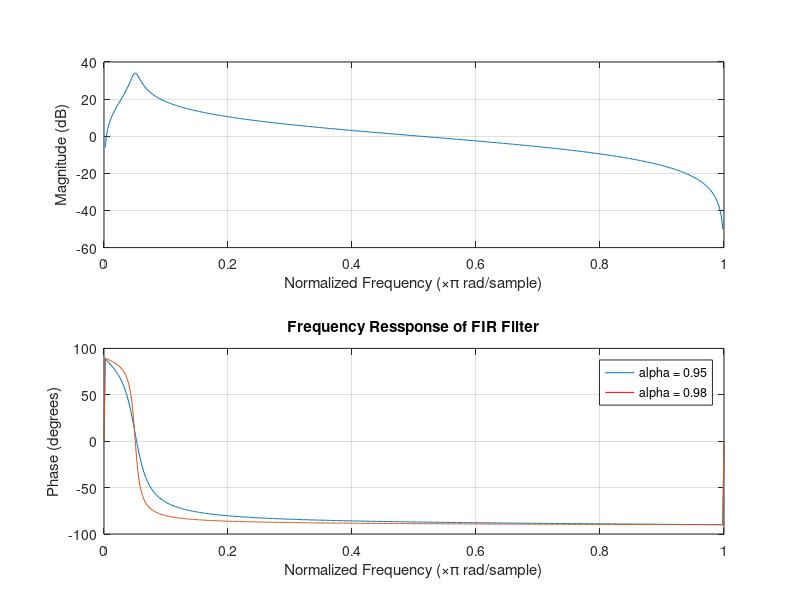
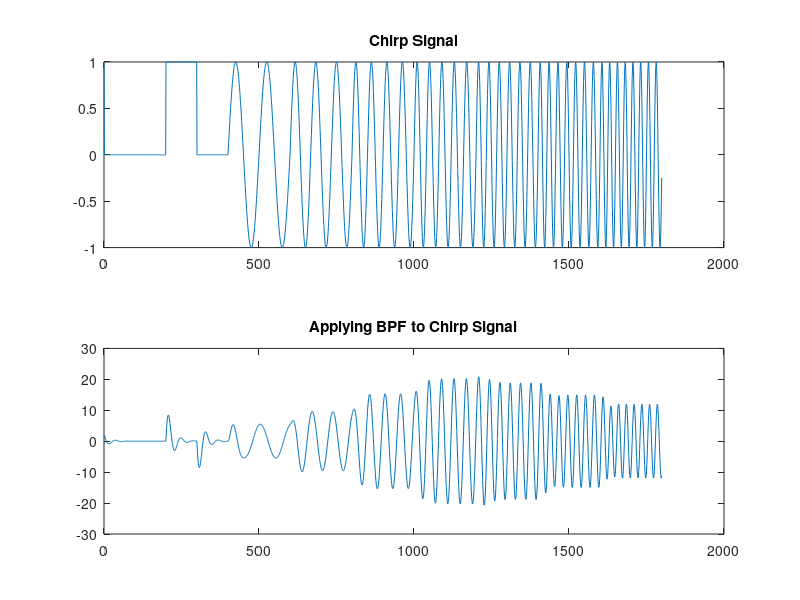

Recreate these plots in MATLAB, in order.
clear 
close all 

%parameters for tuning IIR filter coeffs
alpha1 = 0.95;
alpha2 = 0.98;

%center frequency 
w0 = pi / 20;

x_struct  = load('filter_test_segments.mat');     %filter_test_segments placed in struct x_struct
x_extracted = x_struct.x;                         %extracting member x from struct which holds chirp signal coeffs

%matrix to hold filter coefficients
a1 = [1     -1*2*alpha1*cos(w0)     alpha1^2];    %using alpha1
a2 = [1     -1*2*alpha2*cos(w0)     alpha2^2];    %using alpha2
b =  [1           0                  -1    ];

%----------------implementing 2nd order difference equation-----------------
%variables to hold sequence values and their delays
%instantiated to zero since any member from x and y before n = 0 should be 0
y = 0; 
y_n1 = 0;
y_n2 = 0;
x_n1 = 0;
x_n2 = 0;

%loop to populate output sequence using difference equation describing 
%IIR filter
for n = 0:1799
    y(n+1)= -a1(2)*y_n1 - a1(3)*y_n2 + b(1)*x_extracted(n+1) + b(2)*x_n1 + b(3)*x_n2;
    
    y_n2 = y_n1;
    y_n1 = y(n+1);
    x_n2 = x_n1;
    x_n1 = x_extracted(n+1);
end

%plotting frequency response of filter using freqz function
figure(1);
freqz(b, a1);
hold on
freqz(b, a2);
legend('alpha = 0.95','alpha = 0.98')
hold off
lines = findall(gcf,'type','line');
set(lines(1),'Color','blue')
set(lines(2),'Color','red')
title('Frequency Ressponse of FIR Filter');

%plotting chirp signal and output chirp after filtered
k = 0:1799;
figure(2);
subplot(2,1,1);
plot(k,x_extracted);
title('Chirp Signal')
subplot(2,1,2);
plot(k, y);
title('Applying BPF to Chirp Signal')